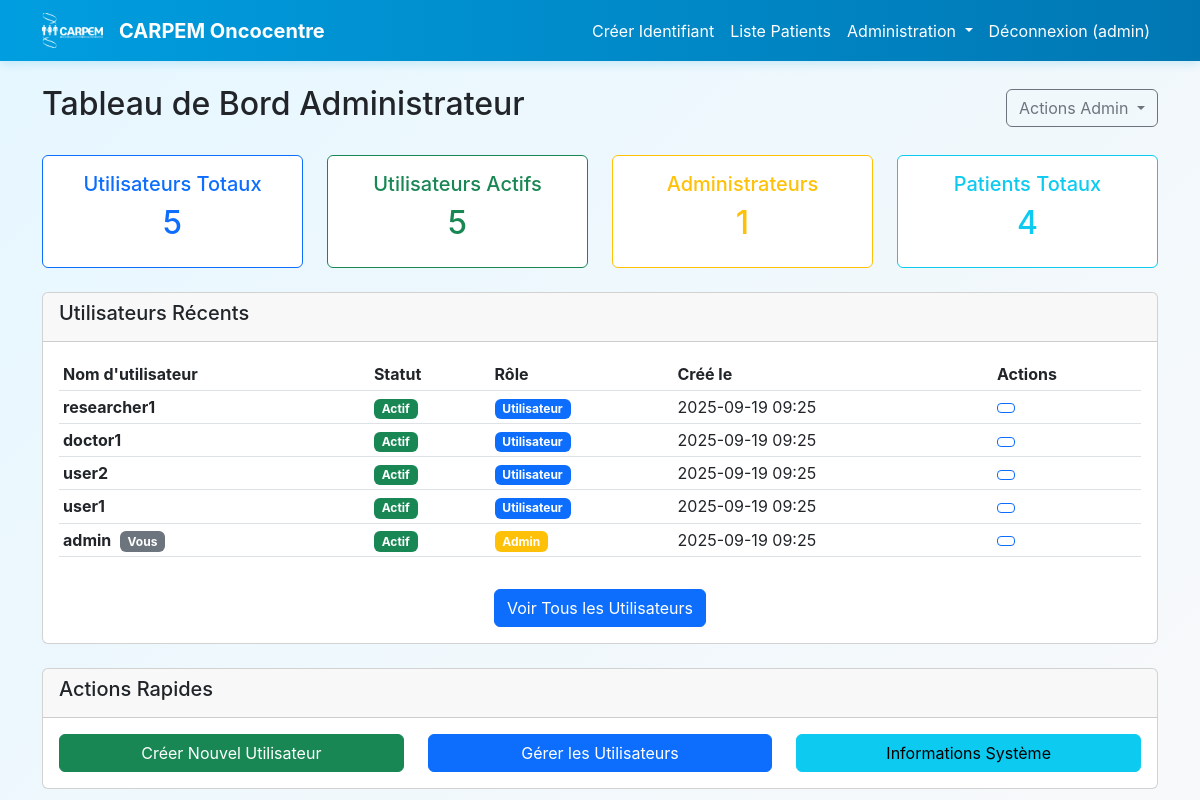
The app's page /admin/dashboard (signed in) with its own data.
### archive_old_structure/models.py (models this page shows, shortened)
class User(UserMixin, db.Model):
    id = db.Column(db.Integer, primary_key=True)
    username = db.Column(db.String(80), unique=True, nullable=False)
    password_hash = db.Column(db.String(128), nullable=False)
    is_active = db.Column(db.Boolean, default=True, nullable=False)
    is_admin = db.Column(db.Boolean, default=False, nullable=False)
    created_at = db.Column(db.DateTime, default=datetime.utcnow)

### archive_old_structure/admin.py (the view)
@admin_bp.route('/dashboard')
@admin_required
def dashboard():
    try:
        total_users = User.query.count()
        active_users = User.query.filter_by(is_active=True).count()
        admin_users = User.query.filter_by(is_admin=True).count()
        total_patients = Patient.query.count()
        recent_users = User.query.order_by(User.created_at.desc()).limit(5).all()
        stats = {
            'total_users': total_users,
            'active_users': active_users,
            'admin_users': admin_users,
            'total_patients': total_patients,
            'recent_users': recent_users
        }
    except Exception:
        stats = get_stats_direct()
    return render_template('admin/dashboard.html', stats=stats)

### archive_old_structure/admin.py (called while the page is built)
def admin_required(f):
    @wraps(f)
    @login_required
    def decorated_function(*args, **kwargs):
        if not current_user.is_admin:
            flash('Accès refusé. Privilèges administrateur requis.', 'error')
            abort(403)
        return f(*args, **kwargs)
    return decorated_function

### templates/admin/dashboard.html (shortened to what this page needs)
{% extends "base.html" %}
{% block content %}
<div class="row">
    <div class="col-md-12">
        <div class="d-flex justify-content-between align-items-center mb-4">
            <h2> Tableau de Bord Administrateur</h2>
            <div class="dropdown">
                <button class="btn btn-outline-secondary dropdown-toggle" type="button" data-bs-toggle="dropdown">
                    Actions Admin
                </button>
            </div>
        </div>
    </div>
</div>
<div class="row mb-4">
    <div class="col-md-3">
        <div class="card text-center border-primary">
            <div class="card-body">
                <h5 class="card-title text-primary">Utilisateurs Totaux</h5>
                <h2 class="text-primary">{{ stats.total_users }}</h2>
            </div>
        </div>
    </div>
    <div class="col-md-3">
        <div class="card text-center border-success">
            <div class="card-body">
                <h5 class="card-title text-success">Utilisateurs Actifs</h5>
                <h2 class="text-success">{{ stats.active_users }}</h2>
            </div>
        </div>
    </div>
    <div class="col-md-3">
        <div class="card text-center border-warning">
            <div class="card-body">
                <h5 class="card-title text-warning">Administrateurs</h5>
                <h2 class="text-warning">{{ stats.admin_users }}</h2>
            </div>
        </div>
    </div>
    <div class="col-md-3">
        <div class="card text-center border-info">
            <div class="card-body">
                <h5 class="card-title text-info">Patients Totaux</h5>
                <h2 class="text-info">{{ stats.total_patients }}</h2>
            </div>
        </div>
    </div>
</div>
<div class="row">
    <div class="col-md-12">
        <div class="card">
            <div class="card-header">
                <h5> Utilisateurs Récents</h5>
            </div>
            <div class="card-body">
                {% if stats.recent_users %}
                    <div class="table-responsive">
                        <table class="table table-sm">
                            <thead>
                                <tr>
                                    <th>Nom d'utilisateur</th>
                                    <th>Statut</th>
                                    <th>Rôle</th>
                                    <th>Créé le</th>
                                    <th>Actions</th>
                                </tr>
                            </thead>
                            <tbody>
                                {% for user in stats.recent_users %}
                                <tr>
                                    <td>
                                        <strong>{{ user.username }}</strong>
                                        {% if user.id == current_user.id %}
                                            <span class="badge bg-secondary ms-1">Vous</span>
                                        {% endif %}
                                    </td>
                                    <td>
                                        {% if user.is_active %}
                                            <span class="badge bg-success">Actif</span>
                                        {% else %}
                                            <span class="badge bg-secondary">Inactif</span>
                                        {% endif %}
                                    </td>
                                    <td>
                                        {% if user.is_admin %}
                                            <span class="badge bg-warning">Admin</span>
                                        {% else %}
                                            <span class="badge bg-primary">Utilisateur</span>
                                        {% endif %}
                                    </td>
                                    <td>{{ user.created_at.strftime('%Y-%m-%d %H:%M') }}</td>
                                    <td>
                                        <a href="{{ url_for('admin.edit_user', user_id=user.id) }}" class="btn btn-sm btn-outline-primary">
                                        </a>
                                    </td>
                                </tr>
                                {% endfor %}
                            </tbody>
                        </table>
                    </div>
                    <div class="text-center mt-3">
                        <a href="{{ url_for('admin.list_users') }}" class="btn btn-primary">
                            Voir Tous les Utilisateurs
                        </a>
                    </div>
                {% else %}
                    <p class="text-muted">Aucun utilisateur trouvé.</p>
                {% endif %}
            </div>
        </div>
    </div>
</div>
<div class="row mt-4">
    <div class="col-md-12">
        <div class="card">
            <div class="card-header">
                <h5> Actions Rapides</h5>
            </div>
            <div class="card-body">
                <div class="row">
                    <div class="col-md-4">
                        <div class="d-grid">
                            <a href="{{ url_for('admin.create_user') }}" class="btn btn-success">
                                 Créer Nouvel Utilisateur
                            </a>
                        </div>
                    </div>
                    <div class="col-md-4">
                        <div class="d-grid">
                            <a href="{{ url_for('admin.list_users') }}" class="btn btn-primary">
                                 Gérer les Utilisateurs
                            </a>
                        </div>
                    </div>
                    <div class="col-md-4">
                        <div class="d-grid">
                            <a href="{{ url_for('admin.system_info') }}" class="btn btn-info">
                                 Informations Système
                            </a>
                        </div>
                    </div>
                </div>
            </div>
        </div>
    </div>
</div>
{% endblock %}

### templates/base.html (shortened to what this page needs)
<!DOCTYPE html>
<html lang="fr">
<head>
    <link href="https://cdn.jsdelivr.net/npm/bootstrap@5.3.0/dist/css/bootstrap.min.css" rel="stylesheet">
    <link rel="stylesheet" href="{{ url_for('static', filename='style.css') }}">
</head>
<body>
    <nav class="navbar navbar-expand-lg navbar-light carpem-navbar">
        <div class="container">
            <a class="navbar-brand d-flex align-items-center" href="{{ url_for('main.index') }}">
                <img src="{{ url_for('static', filename='carpem-logo.png') }}" alt="CARPEM Logo" class="carpem-logo me-3">
                <strong>CARPEM Oncocentre</strong>
            </a>
            <div class="navbar-nav">
                {% if current_user.is_authenticated %}
                    <a class="nav-link" href="{{ url_for('main.index') }}">Créer Identifiant</a>
                    <a class="nav-link" href="{{ url_for('main.list_patients') }}">Liste Patients</a>
                    {% if current_user.is_admin %}
                        <div class="nav-item dropdown">
                            <a class="nav-link dropdown-toggle text-warning" href="#" role="button" data-bs-toggle="dropdown">
                                 Administration
                            </a>
                        </div>
                    {% endif %}
                    <a class="nav-link" href="{{ url_for('auth.logout') }}">Déconnexion ({{ current_user.username }})</a>
                {% else %}
                    <a class="nav-link" href="{{ url_for('auth.login') }}">Connexion</a>
                {% endif %}
            </div>
        </div>
    </nav>
    <main class="container mt-4">
        {% block content %}{% endblock %}
    </main>
</body>
</html>

### static/style.css (style rules this page uses)
:root { --carpem-blue: #009ee0; --carpem-pink: #ec2849; --carpem-light-blue: #e6f7ff; --carpem-dark-blue: #0077b3; }
body { background: linear-gradient(135deg, var(--carpem-light-blue) 0%, #f8f9fa 100%); font-family: -apple-system, BlinkMacSystemFont, 'Segoe UI', Roboto, sans-serif; min-height: 100vh; }
.carpem-navbar { background: linear-gradient(90deg, var(--carpem-blue) 0%, var(--carpem-dark-blue) 100%); box-shadow: 0 2px 10px rgba(0, 158, 224, 0.2); }
.carpem-navbar .navbar-brand, .carpem-navbar .nav-link { color: white !important; transition: all 0.3s ease; }
.carpem-logo { height: 35px; width: auto; filter: brightness(0) invert(1); transition: all 0.3s ease; }

### records on screen
User: username "admin", shows "Vous", is_active "Actif", is_admin "Admin", created_at "2025-09-19 09:25"
User: username "researcher1", is_active "Actif", is_admin "Utilisateur", created_at "2025-09-19 09:25"
User: username "doctor1", is_active "Actif", is_admin "Utilisateur", created_at "2025-09-19 09:25"
User: username "user2", is_active "Actif", is_admin "Utilisateur", created_at "2025-09-19 09:25"
User: username "user1", is_active "Actif", is_admin "Utilisateur", created_at "2025-09-19 09:25"

### other values on screen
{{ stats.total_users }} "5"
{{ stats.active_users }} "5"
{{ stats.admin_users }} "1"
{{ stats.total_patients }} "4"
